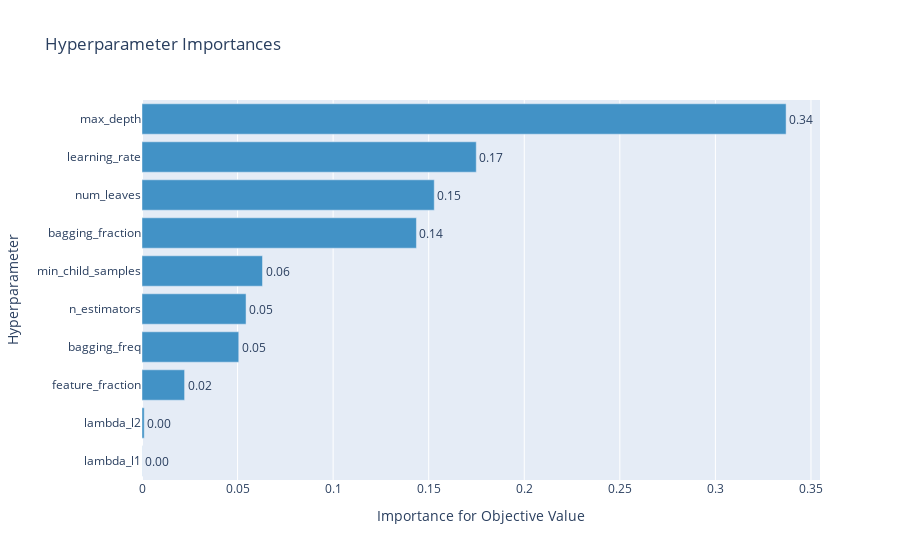

Write notebook code for a chart like this one.
### Code cell
optuna.visualization.plot_param_importances(study_lgbm)

### Figure 1 — Plotly figure (JSON) as saved in the notebook; plotly's stock layout.template omitted (floating-point values rounded to 4 significant figures)
{"data": [{"cliponaxis": false, "hovertemplate": ["lambda_l1 (LogUniformDistribution): 8.210609623475401e-05<extra></extra>", "lambda_l2 (LogUniformDistribution): 0.0011630219109450047<extra></extra>", "feature_fraction (UniformDistribution): 0.022280772701494696<extra></extra>", "bagging_freq (IntUniformDistribution): 0.05062499975560525<extra></extra>", "n_estimators (IntUniformDistribution): 0.0544372545154512<extra></extra>", "min_child_samples (IntUniformDistribution): 0.06305241669939626<extra></extra>", "bagging_fraction (UniformDistribution): 0.14358631358379317<extra></extra>", "num_leaves (IntUniformDistribution): 0.15290159378745502<extra></extra>", "learning_rate (LogUniformDistribution): 0.1748827903177861<extra></extra>", "max_depth (IntUniformDistribution): 0.33698873063183854<extra></extra>"], "marker": {"color": "rgb(66,146,198)"}, "orientation": "h", "text": ["8.210609623475401e-05", "0.0011630219109450047", "0.022280772701494696", "0.05062499975560525", "0.0544372545154512", "0.06305241669939626", "0.14358631358379317", "0.15290159378745502", "0.1748827903177861", "0.33698873063183854"], "textposition": "outside", "texttemplate": "%{text:.2f}", "type": "bar", "x": [8.211e-05, 0.001163, 0.02228, 0.05062, 0.05444, 0.06305, 0.1436, 0.1529, 0.1749, 0.337], "y": ["lambda_l1", "lambda_l2", "feature_fraction", "bagging_freq", "n_estimators", "min_child_samples", "bagging_fraction", "num_leaves", "learning_rate", "max_depth"]}], "layout": {"showlegend": false, "title": {"text": "Hyperparameter Importances"}, "xaxis": {"title": {"text": "Importance for Objective Value"}}, "yaxis": {"title": {"text": "Hyperparameter"}}}}
